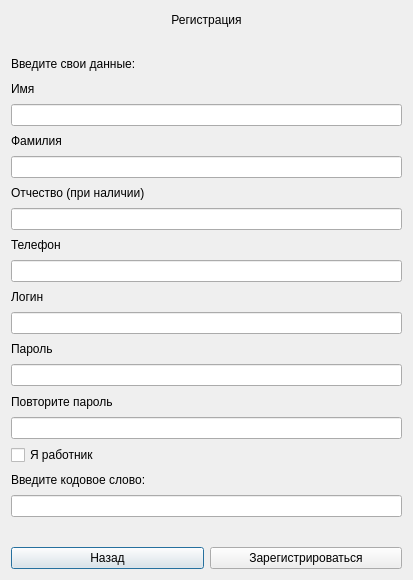
<?xml version="1.0" encoding="UTF-8"?>
<ui version="4.0">
 <class>Dialog</class>
 <widget class="QDialog" name="Dialog">
  <property name="geometry">
   <rect>
    <x>0</x>
    <y>0</y>
    <width>413</width>
    <height>580</height>
   </rect>
  </property>
  <property name="windowTitle">
   <string>Dialog</string>
  </property>
  <layout class="QVBoxLayout" name="verticalLayout_2">
   <item>
    <layout class="QVBoxLayout" name="verticalLayout">
     <item>
      <widget class="QLabel" name="label">
       <property name="styleSheet">
        <string notr="true">font: 18pt &quot;Segoe UI&quot;;</string>
       </property>
       <property name="text">
        <string>Регистрация</string>
       </property>
       <property name="alignment">
        <set>Qt::AlignCenter</set>
       </property>
      </widget>
     </item>
     <item>
      <spacer name="horizontalSpacer">
       <property name="orientation">
        <enum>Qt::Horizontal</enum>
       </property>
       <property name="sizeHint" stdset="0">
        <size>
         <width>40</width>
         <height>20</height>
        </size>
       </property>
      </spacer>
     </item>
     <item>
      <widget class="QLabel" name="label_2">
       <property name="text">
        <string>Введите свои данные:</string>
       </property>
      </widget>
     </item>
     <item>
      <widget class="QLabel" name="label_3">
       <property name="text">
        <string>Имя</string>
       </property>
      </widget>
     </item>
     <item>
      <widget class="QLineEdit" name="first_name"/>
     </item>
     <item>
      <widget class="QLabel" name="label_6">
       <property name="text">
        <string>Фамилия</string>
       </property>
      </widget>
     </item>
     <item>
      <widget class="QLineEdit" name="second_name"/>
     </item>
     <item>
      <widget class="QLabel" name="label_5">
       <property name="text">
        <string>Отчество (при наличии)</string>
       </property>
      </widget>
     </item>
     <item>
      <widget class="QLineEdit" name="middle_name"/>
     </item>
     <item>
      <widget class="QLabel" name="label_4">
       <property name="text">
        <string>Телефон</string>
       </property>
      </widget>
     </item>
     <item>
      <widget class="QLineEdit" name="phone_number"/>
     </item>
     <item>
      <widget class="QLabel" name="label_7">
       <property name="text">
        <string>Логин</string>
       </property>
      </widget>
     </item>
     <item>
      <widget class="QLineEdit" name="login"/>
     </item>
     <item>
      <widget class="QLabel" name="label_8">
       <property name="text">
        <string>Пароль</string>
       </property>
      </widget>
     </item>
     <item>
      <widget class="QLineEdit" name="password"/>
     </item>
     <item>
      <widget class="QLabel" name="label_9">
       <property name="text">
        <string>Повторите пароль</string>
       </property>
      </widget>
     </item>
     <item>
      <widget class="QLineEdit" name="password_repeat"/>
     </item>
     <item>
      <widget class="QCheckBox" name="worker_flag">
       <property name="text">
        <string>Я работник</string>
       </property>
      </widget>
     </item>
     <item>
      <widget class="QLabel" name="worker_pass_label">
       <property name="text">
        <string>Введите кодовое слово:</string>
       </property>
      </widget>
     </item>
     <item>
      <widget class="QLineEdit" name="worker_pass_line_edit"/>
     </item>
     <item>
      <widget class="QLabel" name="error">
       <property name="styleSheet">
        <string notr="true">color: rgb(255, 0, 0);</string>
       </property>
       <property name="text">
        <string/>
       </property>
      </widget>
     </item>
     <item>
      <layout class="QHBoxLayout" name="horizontalLayout">
       <item>
        <widget class="QPushButton" name="back_button">
         <property name="text">
          <string>Назад</string>
         </property>
        </widget>
       </item>
       <item>
        <widget class="QPushButton" name="register_button">
         <property name="text">
          <string>Зарегистрироваться</string>
         </property>
        </widget>
       </item>
      </layout>
     </item>
    </layout>
   </item>
  </layout>
 </widget>
 <resources/>
 <connections/>
</ui>
